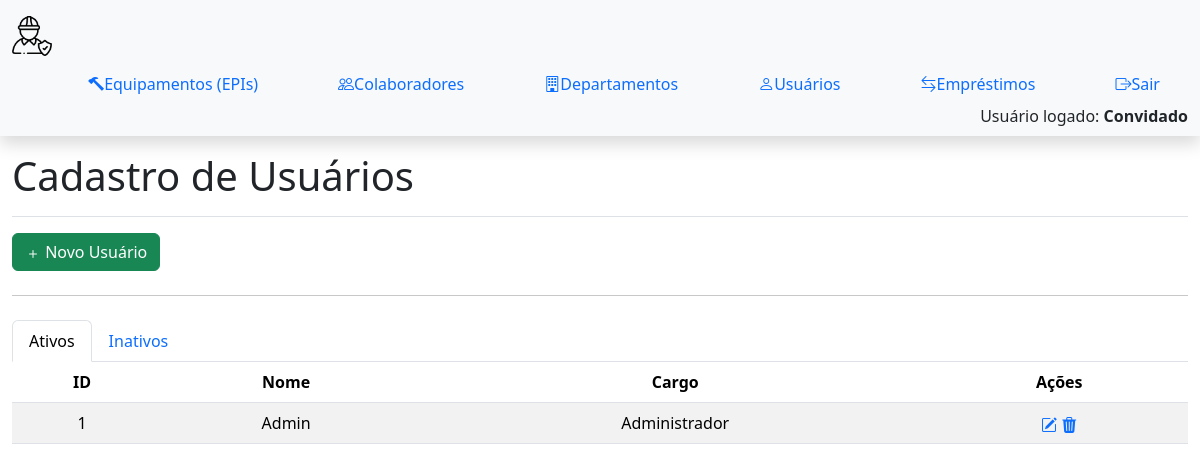
The app's page /sistema.php?tela=usuarios (signed in), older data.
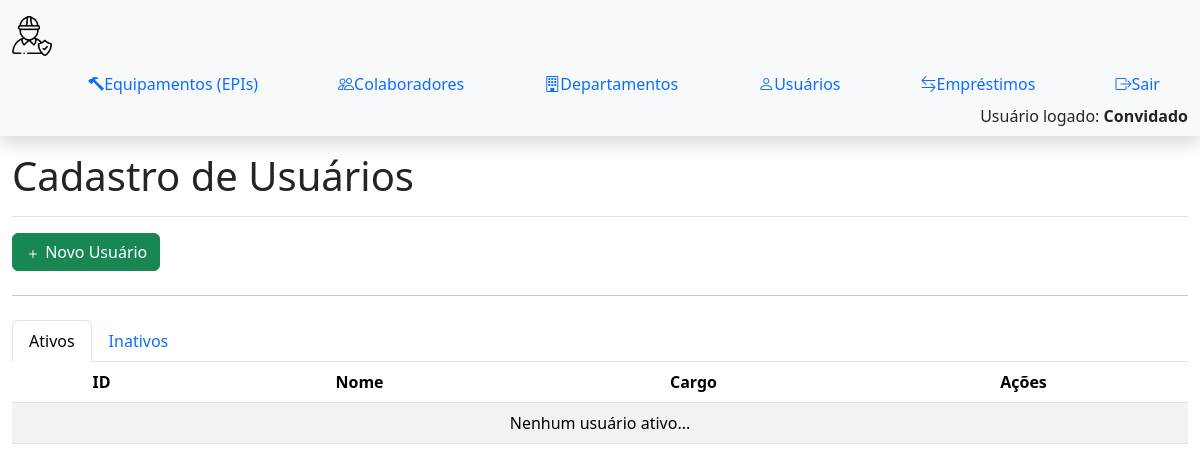
The same page, newer data.
### tables this page shows
CREATE TABLE `usuarios` (
  `id_usuario` int(11) NOT NULL AUTO_INCREMENT,
  `nome_usuario` varchar(100) DEFAULT NULL,
  `senha` varchar(100) DEFAULT NULL,
  `ativo` tinyint(1) DEFAULT NULL,
  `administrador` tinyint(1) DEFAULT NULL,
  PRIMARY KEY (`id_usuario`)
);

### src/class/BancoDeDados.php (called while the page is built, shortened)
<?php
    class BancoDeDados
    {
        private $conexao;
        function __construct()
        {
            $this -> conexao = new PDO('mysql:host='.getenv("DB_HOST").';dbname='.getenv("DB_NAME").';port='.getenv("DB_PORT").';charset=utf8mb4', getenv("DB_USER"), getenv("DB_PASSWORD"));
        }
        public function Consultar($sql, $paramentros = [], $fecthall = false)
        {
            $stmt = $this->conexao->prepare($sql);
            $stmt->execute($paramentros);
            if($fecthall)
            {
                return $stmt->fetchAll(PDO::FETCH_ASSOC);
            }
            else
            {
                return $stmt->fetch(PDO::FETCH_ASSOC);
            }
        }
    }

### Telas/usuarios.php (the view, shortened to what this page needs)
<div class="d-flex justify-content-between flex-wrap flex-md-nowrap align-items-center pt-3 pb-2 mb-3 border-bottom">
    <h1>Cadastro de Usuários</h1>
</div>
<div class="col-sm-6">
    <button onclick="abrirModal()" class="btn btn-success" data-bs-toggle="modal" data-bs-target="#adicionar_usuario">
        <i class="bi bi-plus"></i> Novo Usuário
    </button>
</div>
<hr class="my-4">
<ul class="nav nav-tabs" id="colaboradoresTab" role="tablist">
    <li class="nav-item" role="presentation">
        <a class="nav-link active" id="ativos-tab" data-bs-toggle="tab" href="#ativos" role="tab" aria-controls="ativos" aria-selected="true">Ativos</a>
    </li>
    <li class="nav-item" role="presentation">
        <a class="nav-link" id="inativos-tab" data-bs-toggle="tab" href="#inativos" role="tab" aria-controls="inativos" aria-selected="false">Inativos</a>
    </li>
</ul>
<div class="tab-content" id="usuariosTabContent">
    <div class="tab-pane fade show active" id="ativos" role="tabpanel" aria-labelledby="ativos-tab">
        <div class="table-responsive">
            <table class="table table-striped table-hover">
                <thead>
                    <tr class="text-center">
                        <th scope="col">ID</th>
                        <th scope="col">Nome</th>
                        <th scope="col">Cargo</th>
                        <th scope="col">Ações</th>
                    </tr>
                </thead>
                <tbody>
                    <?php
                    try
                    {
                        include_once 'src/class/BancodeDados.php';
                        $banco = new BancodeDados;
                        $sql = 'SELECT * FROM usuarios WHERE ativo = 1';
                        $dados = $banco->Consultar($sql, [], true);
                        if ($dados) {
                            foreach ($dados as $linha)
                            {
                                $tipoUsuario = $linha['administrador'] == 1 ? "Administrador" : "Usuário";
                                echo
                                "<tr class='text-center'>
                                    <td>{$linha['id_usuario']}</td>
                                    <td>{$linha['nome_usuario']}</td>
                                    <td>{$tipoUsuario}</td>
                                    <td>
                                        <a href='#' onclick='AlterarUsuario({$linha['id_usuario']})'><i class='bi bi-pencil-square'></i></a>
                                        <a href='#' onclick='ExcluirUsuario({$linha['id_usuario']})'><i class='bi bi-trash3-fill'></i></a>
                                    </td>
                                </tr>";
                            }
                        }
                        else
                        {
                            echo "<tr><td colspan='4' class='text-center'>Nenhum usuário ativo...</td></tr>";
                        }
                    }
                    catch (PDOException $erro)
                    {
                        $msg = $erro->getMessage();
                        echo "<script>alert(\"$msg\");</script>";
                    }
                    ?>
                </tbody>
            </table>
        </div>
    </div>
</div>

### sistema.php (shortened to what this page needs)
<?php
    include_once 'src/class/BancodeDados.php';
?>
<!DOCTYPE html>
<html lang="pt-br">
<head>
    <link href="assets/css/sistema.css" rel="stylesheet">
    <link href="https://cdn.jsdelivr.net/npm/bootstrap@5.3.3/dist/css/bootstrap.min.css" rel="stylesheet">
    <link href="https://cdn.jsdelivr.net/npm/bootstrap-icons/font/bootstrap-icons.css" rel="stylesheet">
</head>
<body>
    <nav class="navbar navbar-light bg-light sticky-top shadow">
        <div class="container-fluid">
            <a class="navbar navbar-expand-lg navbar-light bg-light" href="sistema.php">
                <img src="assets/img/trabalhador.png" alt="logo" width="40" height="40" class="d-inline-block align-text-top">
            </a>
            <ul class="d-none d-md-flex flex-wrap align-items-center nav mx-auto">
                <li class="nav-item">
                    <a class="nav-link d-flex ms-5" href="sistema.php?tela=equipamentos">
                        <i class="bi bi-hammer"></i> Equipamentos (EPIs)
                    </a>
                </li>
                <li class="nav-item">
                    <a class="nav-link d-flex ms-5" href="sistema.php?tela=colaboradores">
                        <i class="bi bi-people"></i> Colaboradores
                    </a>
                </li>
                <li class="nav-item">
                    <a class="nav-link d-flex ms-5" href="sistema.php?tela=departamentos">
                        <i class="bi bi-building"></i> Departamentos
                    </a>
                </li>
                <li class="nav-item">
                    <a class="nav-link d-flex ms-5" href="sistema.php?tela=usuarios">
                        <i class="bi bi-person"></i> Usuários
                    </a>
                </li>
                <li class="nav-item">
                    <a class="nav-link d-flex ms-5" href="sistema.php?tela=emprestimos">
                        <i class="bi bi-arrow-left-right"></i> Empréstimos
                    </a>
                </li>
                <li class="nav-item">
                    <a class="nav-link d-flex ms-5" href="#" onclick="sair()">
                        <i class="bi bi-box-arrow-right"></i> Sair
                    </a>
                </li>
            </ul>
            <div class="d-none d-md-flex align-items-center ms-auto">
                <p class="text-dark mb-0">
                    Usuário logado:
                    <strong>
                        <?php
                            if (isset($_SESSION['nome_usuario']) && !empty($_SESSION['nome_usuario']))
                            {
                                echo htmlspecialchars($_SESSION['nome_usuario']);
                            }
                            else
                            {
                                echo "Convidado";
                            }
                        ?>
                    </strong>
                </p>
            </div>
        </div>
    </nav>
    <div class="container-fluid">
        <div class="row">
            <main>
                <?php
                    $tela = isset($_GET['tela']) ? $_GET['tela'] : '';
                    switch ($tela)
                    {
                            case 'usuarios':
                                include 'telas/usuarios.php';
                        break;
                    }
                ?>
            </main>
        </div>
    </div>
</body>
</html>

### assets/css/sistema.css (style rules this page uses)
.bi { display: inline-block; width: 1rem; height: 1rem; }
.bi { vertical-align: -.125em; fill: currentColor; }

Row changes from the older to the newer data that the page shows:
removed usuarios: id_usuario "1", nome_usuario "Admin", administrador "Administrador"
Text that changed along with them:
text now shown: "Nenhum usuário ativo..."
